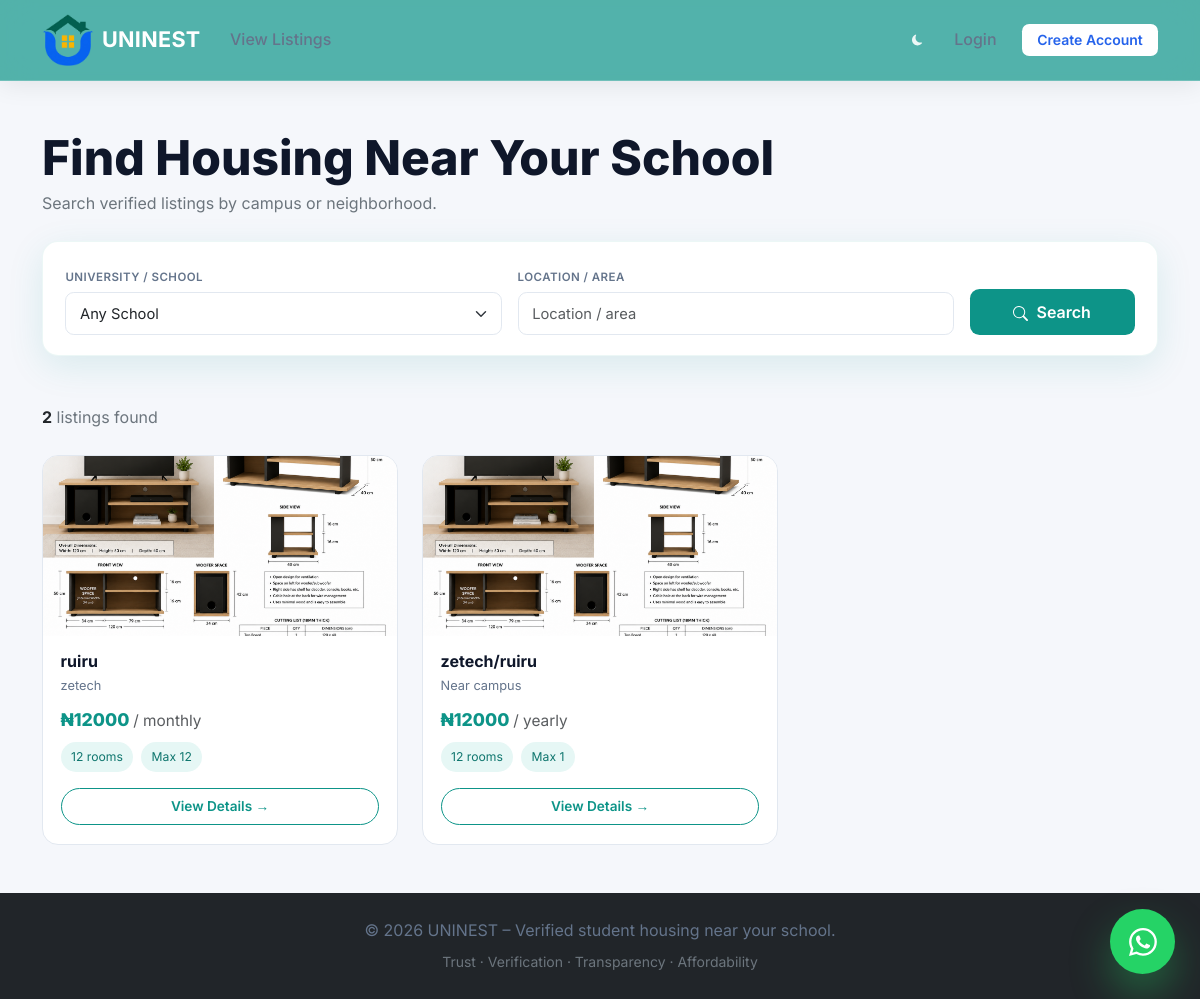
The app's page /search/, older data.
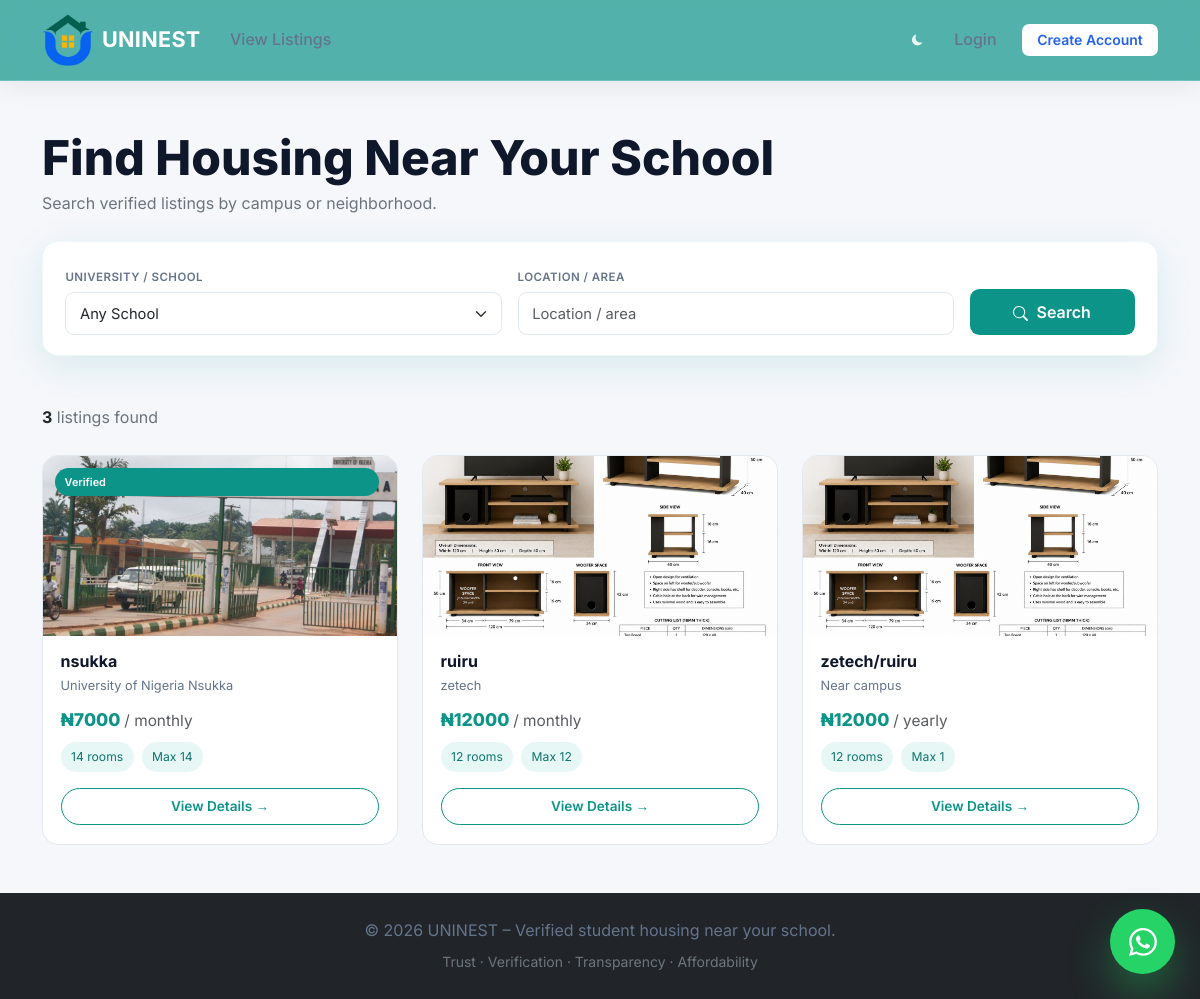
The same page, newer data.
### Uninest/models.py (models this page shows, shortened)
class Listing(models.Model):
    RENT_BASIS = [
        ("monthly", "Monthly"),
        ("yearly", "Yearly"),
    ]
    STATUS = [
        ("draft", "Draft"),
        ("pending", "Pending Review"),
        ("live", "Live"),
        ("archived", "Archived"),
    ]
    owner = models.ForeignKey(User, on_delete=models.CASCADE, related_name="listings")
    title = models.CharField(max_length=200, blank=True)
    general_location = models.CharField(max_length=200, help_text="Area / neighborhood (public)")
    school_name = models.CharField(max_length=200, blank=True)
    description = models.TextField(blank=True)
    rent_basis = models.CharField(max_length=10, choices=RENT_BASIS, default="yearly")
    rent_amount = models.DecimalField(max_digits=12, decimal_places=2)
    agent_fee = models.DecimalField(max_digits=12, decimal_places=2, default=0)
    subsequent_rent = models.DecimalField(max_digits=12, decimal_places=2, null=True, blank=True)
    max_tenants = models.PositiveIntegerField(default=1)
    number_of_rooms = models.PositiveIntegerField(default=1)
    full_address = models.CharField(max_length=300)
    landlord_name = models.CharField(max_length=150)
    landlord_phone = models.CharField(max_length=20)
    agent_phone = models.CharField(max_length=20, blank=True)
    status = models.CharField(max_length=20, choices=STATUS, default="pending")
    is_verified_agent = models.BooleanField(default=False)
    is_featured = models.BooleanField(
        default=False,
        help_text="Staff-curated: shows in Featured Listings on the landing page.",
    )
    created_at = models.DateTimeField(auto_now_add=True)
    updated_at = models.DateTimeField(auto_now=True)
    class Meta:
        ordering = ["-created_at"]
    @property
    def primary_image(self):
        media = self.media.filter(media_type="photo").first()
        return media.file.url if media else None

class ListingMedia(models.Model):
    MEDIA_TYPES = [
        ("photo", "Photo"),
        ("video", "Video"),
    ]
    listing = models.ForeignKey(Listing, on_delete=models.CASCADE, related_name="media")
    file = models.FileField(upload_to="listings/")
    media_type = models.CharField(max_length=10, choices=MEDIA_TYPES, default="photo")
    uploaded_at = models.DateTimeField(auto_now_add=True)

### Uninest/views.py (the view, shortened to what this page needs)
# urls.py: path("search/", views.search_listings, name="search"),
def search_listings(request):
    form = SearchForm(request.GET or None)
    listings = Listing.objects.filter(status="live")
    return render(request, "uninest/search_results.html", {
        "form": form,
        "listings": listings,
        "query": request.GET,
        "available_schools": get_available_schools(),
    })

### Uninest/forms.py
class SearchForm(forms.Form):
    school_name = forms.CharField(required=True, widget=forms.TextInput(attrs={
        "class": "form-control", "placeholder": "School name", "list": "schools"
    }))
    location = forms.CharField(required=True, widget=forms.TextInput(attrs={
        "class": "form-control", "placeholder": "Location / area"
    }))

### Uninest/context_processors.py (called while the page is built)
def stripe_keys(request):
    return {
        "STRIPE_PUBLIC_KEY": settings.STRIPE_PUBLIC_KEY,
    }

### Uninest/views.py (called while the page is built)
def get_available_schools():
    return (
        Listing.objects
        .filter(status="live")
        .exclude(school_name="")
        .exclude(school_name__isnull=True)
        .values_list("school_name", flat=True)
        .distinct()
        .order_by("school_name")
    )

### templates/uninest/search_results.html (shortened to what this page needs)
{% extends "base.html" %}
{% load static %}
{% block content %}
<div class="container py-4 py-md-5">
  <div class="sr-header mb-4">
    <h2 class="mb-1">Find Housing Near Your School</h2>
    <p class="text-secondary mb-0">Search verified listings by campus or neighborhood.</p>
  </div>
  <form method="get" class="sr-search-card mb-5">
    <div class="row g-3 align-items-end">
      <div class="col-md-5">
        <label class="form-label">University / School</label>
        <select name="school_name" class="form-select">
          <option value="">Any School</option>
        </select>
      </div>
      <div class="col-md-5">
        <label class="form-label">Location / Area</label>
        {{ form.location }}
      </div>
      <div class="col-md-2">
        <button type="submit" class="btn btn-search w-100">
          <svg xmlns="http://www.w3.org/2000/svg" width="15" height="15" fill="currentColor" class="me-1" viewBox="0 0 16 16">
            <path d="M11.742 10.344a6.5 6.5 0 1 0-1.397 1.398h-.001q.044.06.098.115l3.85 3.85a1 1 0 0 0 1.415-1.414l-3.85-3.85a1 1 0 0 0-.115-.1zM12 6.5a5.5 5.5 0 1 1-11 0 5.5 5.5 0 0 1 11 0"/>
          </svg>
          Search
        </button>
      </div>
    </div>
  </form>
  {% if listings %}
  <div class="d-flex justify-content-between align-items-center mb-4">
    <p class="text-secondary mb-0">
      <strong class="text-dark">{{ listings|length }}</strong>
      listing{{ listings|length|pluralize }} found
    </p>
  </div>
  <div class="row g-3 g-md-4">
    {% for listing in listings %}
    <div class="col-md-6 col-lg-4">
      <div class="sr-listing-card position-relative">
        <div class="position-relative">
          {% if listing.primary_image %}
          <img src="{{ listing.primary_image }}" class="sr-listing-img" alt="{{ listing.general_location }}">
          {% else %}
          <div class="listing-img-placeholder d-flex align-items-center justify-content-center bg-secondary text-white">
            <i class="bi bi-house display-4"></i>
          </div>
          {% endif %}
          {% if listing.is_verified_agent %}
          <span class="badge-verified">Verified</span>
          {% endif %}
        </div>
        <div class="card-body d-flex flex-column">
          <h5>{{ listing.general_location|truncatechars:32 }}</h5>
          <div class="loc">
             {{ listing.school_name|default:"Near campus" }}
          </div>
          <div class="price mb-2">
            ₦{{ listing.rent_amount|floatformat:0 }}
            <small class="text-muted fw-normal">/ {{ listing.get_rent_basis_display|lower }}</small>
          </div>
          <div class="d-flex flex-wrap gap-2 mb-3">
            <span class="sr-fact-pill">
               {{ listing.number_of_rooms }} room{{ listing.number_of_rooms|pluralize }}
            </span>
            <span class="sr-fact-pill">
               Max {{ listing.max_tenants }}
            </span>
          </div>
          <a href="{% url 'listing_detail' listing.pk %}" class="btn btn-details w-100 mt-auto">
            View Details →
          </a>
        </div>
      </div>
    </div>
    {% endfor %}
  </div>
  {% endif %}
</div>
{% endblock %}

### templates/base.html (shortened to what this page needs)
{% load static %}
<!DOCTYPE html>
<html lang="en" data-bs-theme="light">
<head>
  <link href="https://cdn.jsdelivr.net/npm/bootstrap@5.3.3/dist/css/bootstrap.min.css" rel="stylesheet">
  <link href="{% static 'css/styles.css' %}" rel="stylesheet">
</head>
<body>
  <nav class="navbar navbar-expand-lg navbar-dark navbar-glass sticky-top" id="mainNav">
    <div class="container">
      <a class="navbar-brand fw-bold d-flex align-items-center gap-2" href="{% url 'landing' %}">
        <img src="/media/images/uninest-log.png" alt="UniNest logo" class="rounded">
        <span>UNINEST</span>
      </a>
      <div class="collapse navbar-collapse" id="nav">
        <ul class="navbar-nav me-auto mb-2 mb-lg-0">
          <li class="nav-item">
            <a class="nav-link" href="{% url 'search' %}">View Listings</a>
          </li>
        </ul>
        <ul class="navbar-nav align-items-lg-center gap-lg-1">
          <li class="nav-item">
            <button type="button" class="btn btn-link nav-link theme-toggle" id="themeToggle"
                    aria-label="Toggle dark mode" title="Toggle dark mode">
            </button>
          </li>
          {% if user.is_authenticated %}
            {% if user.has_active_subscription %}
              <li class="nav-item">
                <span class="nav-link text-warning fw-semibold">Unlocked</span>
              </li>
            {% else %}
              <li class="nav-item">
                <a class="btn btn-warning btn-unlock text-dark me-lg-2" href="{% url 'subscribe' %}">
                  Unlock ₦1,000/mo
                </a>
              </li>
            {% endif %}
            <li class="nav-item dropdown">
              <a class="nav-link dropdown-toggle" href="#" data-bs-toggle="dropdown"
                 role="button" aria-expanded="false">
                {{ user.get_full_name|default:user.username }}
                {% if user.is_staff and staff_pending_total %}
                <span class="badge bg-danger rounded-pill" style="font-size:.65rem;">{{ staff_pending_total }}</span>
                {% endif %}
              </a>
              <ul class="dropdown-menu dropdown-menu-end">
                <li><a class="dropdown-item" href="{% url 'dashboard' %}">Dashboard</a></li>
                {% if user.is_staff %}
                <li>
                  <a class="dropdown-item d-flex justify-content-between align-items-center" href="{% url 'admin_dashboard' %}">
                    <span><i class="bi bi-speedometer2 text-primary"></i> Staff Dashboard</span>
                    {% if staff_pending_total %}
                    <span class="badge bg-danger rounded-pill">{{ staff_pending_total }}</span>
                    {% endif %}
                  </a>
                </li>
                {% endif %}
                <li><hr class="dropdown-divider my-1"></li>
                <li><a class="dropdown-item" href="{% url 'logout' %}">Logout</a></li>
              </ul>
            </li>
          {% else %}
            <li class="nav-item">
              <a class="nav-link" href="{% url 'login' %}">Login</a>
            </li>
            <li class="nav-item">
              <a class="btn btn-light btn-create text-primary ms-lg-2" href="{% url 'register' %}">
                Create Account
              </a>
            </li>
          {% endif %}
        </ul>
      </div>
    </div>
  </nav>
  <main>{% block content %}{% endblock %}</main>
  <footer class="bg-dark text-light py-4 mt-auto">
    <div class="container text-center">
      <p class="mb-1">&copy; 2026 UNINEST – Verified student housing near your school.</p>
      <small class="text-secondary">Trust · Verification · Transparency · Affordability</small>
    </div>
  </footer>
  <a href="https://wa.me/2349160431028" class="whatsapp-float" target="_blank" rel="noopener noreferrer" aria-label="Chat on WhatsApp">
  </a>
</body>
</html>

### static/css/styles.css (style rules this page uses)
:root { --primary:#2563eb; --primary-dark:#1d4ed8; --primary-light:#3b82f6; --secondary:#0ea5e9; --success:#10b981; --warning:#f59e0b; --danger:#ef4444; --dark:#0f172a; --dark-light:#1e293b; --gray:#64748b; --gray-light:#94a3b8; --light:#f8fafc; --white:#ffffff; --border:#e2e8f0; --body:#f5f7fb; --card:#ffffff; --radius:18px; --radius-sm:12px; --radius-lg:26px; --shadow-xs: 0 1px 3px rgba(0,0,0,.05); --shadow-sm: 0 8px 20px rgba(15,23,42,.06); --shadow: 0 15px 40px rgba(15,23,42,.08); --shadow-lg: 0 25px 60px rgba(15,23,42,.12); --shadow-xl: 0 35px 80px rgba(15,23,42,.18); --transition:.35s cubic-bezier(.4,0,.2,1); }
*, *::before, *::after { margin:0; padding:0; box-sizing:border-box; }
html { scroll-behavior:smooth; }
body { font-family:'Inter',sans-serif; background:var(--body); color:var(--gray); font-size:16px; line-height:1.7; overflow-x:hidden; -webkit-font-smoothing:antialiased; }
img { display:block; max-width:100%; }
a { text-decoration:none; transition:var(--transition); }
ul { padding:0; margin:0; list-style:none; }
h1,h2,h3,h4,h5,h6 { font-weight:800; line-height:1.2; color:var(--dark); margin-bottom:1rem; }
h2 { font-size:clamp(2rem,4vw,3.2rem); }
p { margin-bottom:1rem; color:var(--gray); }
.nav-link { color:var(--gray)!important; font-weight:600; padding:.7rem 1rem!important; border-radius:50px; transition:var(--transition); }
.btn { border-radius:50px; padding:.9rem 1.8rem; font-weight:700; transition:var(--transition); box-shadow:none; }
.btn-light { background:white; color:var(--primary)!important; border:none; }
.theme-toggle { width:42px; height:42px; display:flex; align-items:center; justify-content:center; border-radius:50%; transition:var(--transition); }
.text-primary { color:var(--primary)!important; }
.badge-verified { position:absolute; top:18px; right:18px; background:#10b981; color:#fff; padding:8px 16px; border-radius:30px; font-size:.8rem; font-weight:700; }
.form-control, .form-select { border-radius:14px; border:1px solid var(--border); padding:14px 18px; transition:var(--transition); }
footer { background:#0f172a; color:#cbd5e1; padding:80px 0 30px; }
.whatsapp-float { position:fixed; bottom:25px; right:25px; width:65px; height:65px; background:#25D366; color:#fff; border-radius:50%; display:flex; align-items:center; justify-content:center; box-shadow: 0 20px 40px rgba(37,211,102,.35); z-index:999; transition:var(--transition); animation:whatsappPulse 2s infinite; }

### templates/base.html (style rules this page uses)
.navbar-glass { background: rgba(13, 148, 136, 0.70); backdrop-filter: blur(16px) saturate(160%); -webkit-backdrop-filter: blur(16px) saturate(160%); border-bottom: 1px solid rgba(255, 255, 255, 0.18); box-shadow: 0 4px 24px rgba(0, 0, 0, 0.08); transition: background 0.3s ease, box-shadow 0.3s ease, padding 0.3s ease; padding-top: 0.55rem; padding-bottom: 0.55rem; }
.navbar-brand { font-size: 1.35rem; letter-spacing: 0.3px; }
.navbar-brand img { width: 52px; height: auto; object-fit: contain; }
.navbar-glass .nav-link { font-weight: 500; padding: 0.45rem 0.85rem !important; border-radius: 0.4rem; transition: background 0.2s ease, color 0.2s ease; }
.theme-toggle { color: rgba(255, 255, 255, 0.9) !important; border-radius: 50%; width: 38px; height: 38px; display: inline-flex; align-items: center; justify-content: center; padding: 0 !important; }
.navbar-glass .btn-create { font-weight: 600; font-size: 0.875rem; padding: 0.35rem 0.95rem; border-radius: 0.45rem; white-space: nowrap; }

Row changes from the older to the newer data that the page shows:
added Listing: primary_image (picture), is_verified_agent "Verified", general_location "nsukka", school_name "University of Nigeria Nsukka", rent_amount "7000", rent_basis "monthly", number_of_rooms "14", max_tenants "14"
Text that changed along with them:
{{ listings|length }}: "2" → "3"
